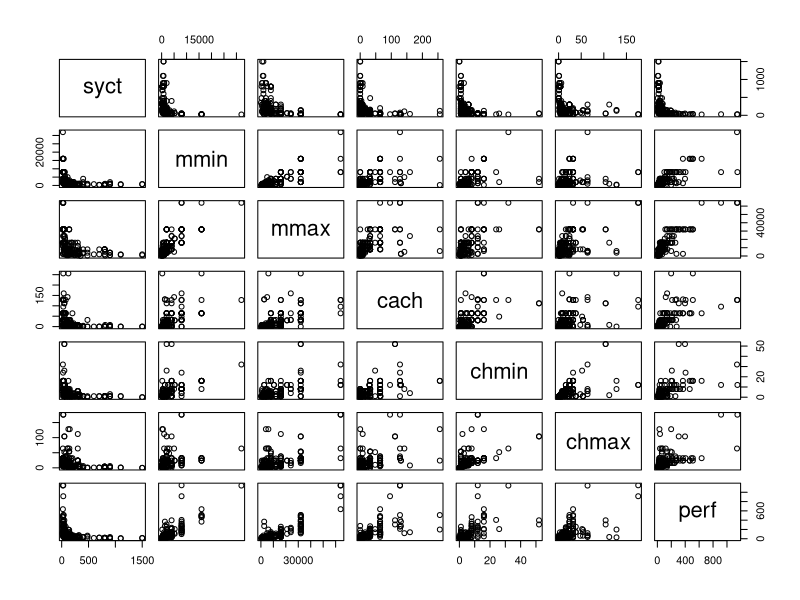
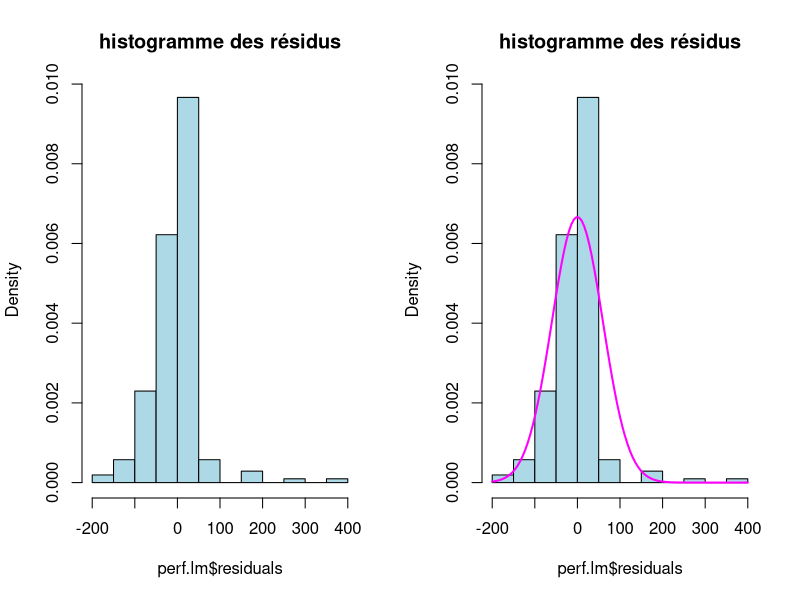
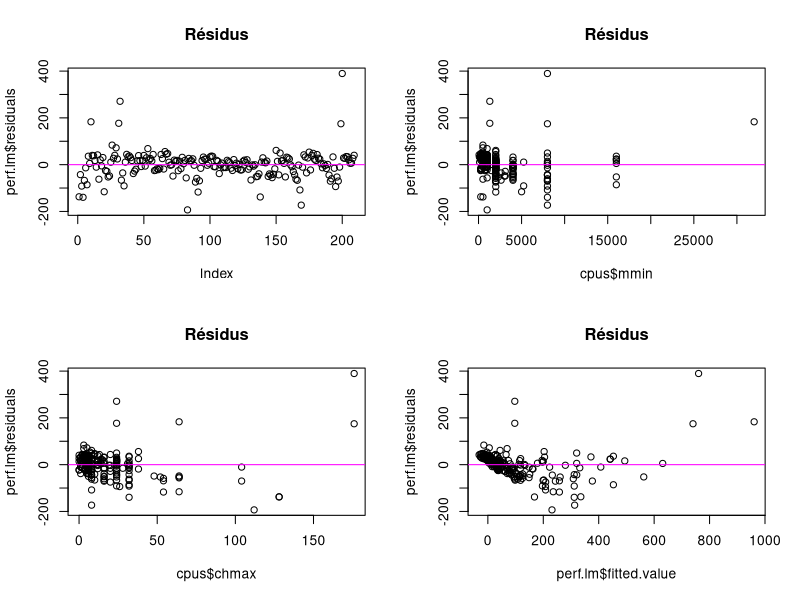
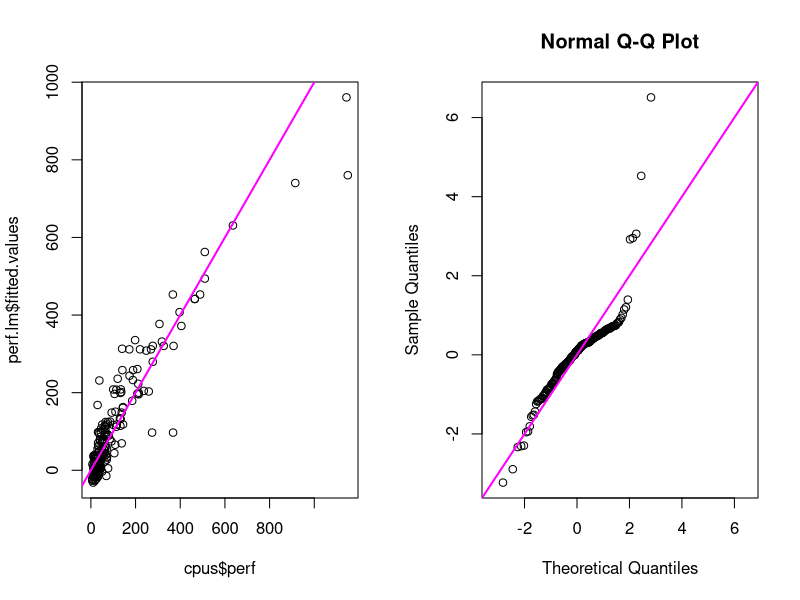
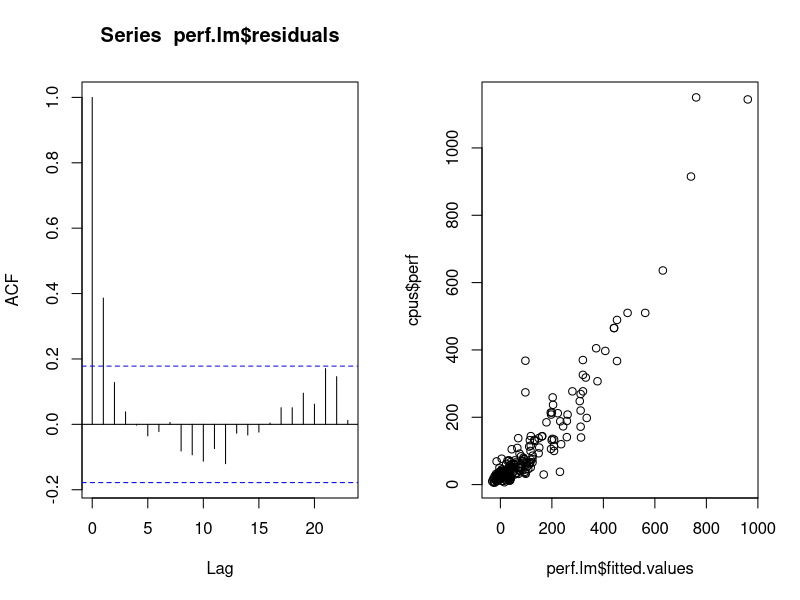

These charts were generated, in order, by the following R code:
## ---- chunk 1
knitr::opts_chunk$set(echo = TRUE, message=FALSE, warning=FALSE, tidy.opts=list(width.cutoff=60))
library(MASS)
library(knitr)
library(lmtest)
library(car)
library(tidyverse)
## ---- chunk 2
data(cpus)
cpus <- data.frame(cpus,row.names="name")
attach(cpus)
## ---- chunk 3
summary(cpus)
## ---- chunk 4
kable(head(cpus,10))
## ---- chunk 5
cpus$estperf <- NULL
## ---- chunk 6
kable(cor(cpus))
plot(cpus)
## ---- chunk 7
summary(perf.lm <- lm(formula=perf~.,data=cpus))
extractAIC(perf.lm)
## ---- chunk 8
summary(perf.lm <- update(perf.lm,.~.-chmin))
extractAIC(perf.lm)
## ---- chunk 9
summary(perf.lm<-update(perf.lm,.~.-syct))
extractAIC(perf.lm)
## ---- chunk 10
summary(perf.lm<-lm(formula = perf ~ syct + mmin + mmax + cach + chmax, data = cpus))
coef(perf.lm)
## ---- chunk 11
par(mfrow=c(1,2))
hist(perf.lm$residuals,freq=FALSE,nclass=10, col="lightblue",main="histogramme des résidus")
histo <- hist(perf.lm$residuals, col="lightblue", main="histogramme des résidus", probability = TRUE)
ec_typ <- summary(perf.lm)$sigma
curve(dnorm(x, 0, ec_typ), from = min(histo$breaks), to = max(histo$breaks), 
    add = TRUE, type = "l", col = "magenta", lwd = 2)

## ---- chunk 12
par(mfrow=c(2,2))
plot(perf.lm$residuals,main="Résidus")
abline(h=0,col="magenta")

plot(cpus$mmin,perf.lm$residuals,main="Résidus")
abline(h=0,col="magenta")

plot(cpus$chmax,perf.lm$residuals,main="Résidus")
abline(h=0,col="magenta")

plot(perf.lm$fitted.value,perf.lm$residuals,main="Résidus")
abline(h=0,col="magenta")
## ---- chunk 13
par(mfrow=c(1,2))

plot(cpus$perf, perf.lm$fitted.values)
abline(0, 1, col = "magenta", lwd = 2)

ec_typ <- summary(perf.lm)$sigma
normed_res <- perf.lm$residuals/ec_typ
qqnorm(normed_res, xlim = range(normed_res), ylim = range(normed_res))
abline(0, 1, col = "magenta", lwd = 2)
## ---- chunk 14
acf(perf.lm$residuals,ci=0.99)
## ---- chunk 15
plot(perf.lm$fitted.values, cpus$perf)
## ---- chunk 16
predict(perf.lm,data.frame(syct=125, mmin=256, mmax=6000, cach=256, chmax=128),interval="prediction",level=0.95)
## ---- chunk 17
raintest(perf.lm)
## ---- chunk 18
shapiro.test(perf.lm$residuals)
## ---- chunk 19
gqtest(perf.lm)
## ---- chunk 20
dwtest(perf.lm)
## ---- chunk 21
vif(perf.lm)
